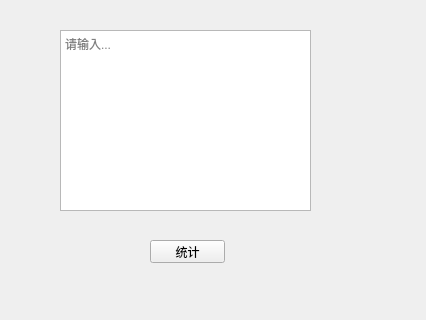
<?xml version="1.0" encoding="UTF-8"?>
<ui version="4.0">
 <class>salry</class>
 <widget class="QWidget" name="salry">
  <property name="geometry">
   <rect>
    <x>0</x>
    <y>0</y>
    <width>426</width>
    <height>320</height>
   </rect>
  </property>
  <property name="windowTitle">
   <string>统计薪资</string>
  </property>
  <widget class="QPlainTextEdit" name="textEdit">
   <property name="geometry">
    <rect>
     <x>60</x>
     <y>30</y>
     <width>251</width>
     <height>181</height>
    </rect>
   </property>
   <property name="placeholderText">
    <string>请输入...</string>
   </property>
  </widget>
  <widget class="QPushButton" name="button">
   <property name="geometry">
    <rect>
     <x>150</x>
     <y>240</y>
     <width>75</width>
     <height>23</height>
    </rect>
   </property>
   <property name="text">
    <string>统计</string>
   </property>
  </widget>
 </widget>
 <resources/>
 <connections/>
</ui>
